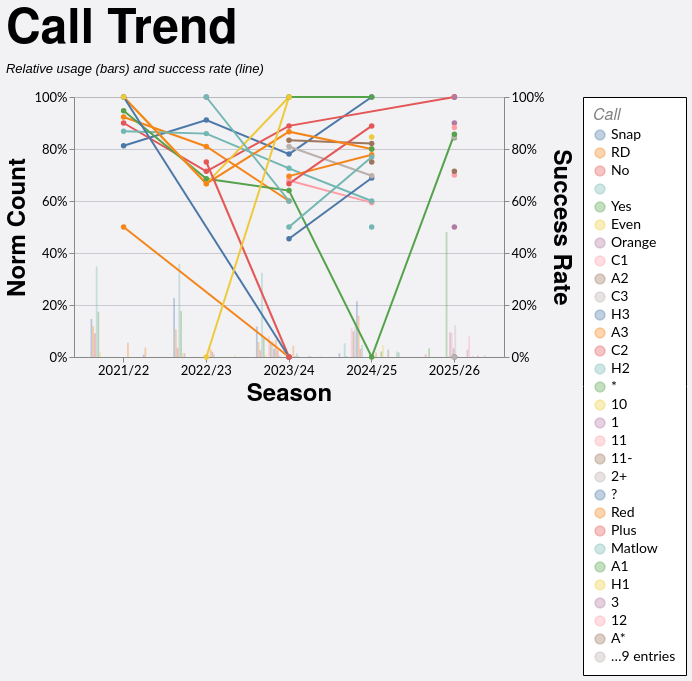

The specification (Vega-Lite) saved for this image:
### Vega-Lite specification from a JSON file in a GitHub repository (floating-point values rounded to 4 significant figures; data arrays with more than 128 entries replaced by an {"elided": "..."} marker saying what was removed)
{"config": {"axis": {"labelFont": "Lato, sans-serif", "titleFont": "PT Sans Narrow, Helvetica Neue, Helvetica, Arial, sans-serif", "labelFontSize": 13, "titleFontSize": 24, "gridColor": "#202947", "gridOpacity": 0.2}, "header": {"labelFont": "PT Sans Narrow, Helvetica Neue, Helvetica, Arial, sans-serif", "titleFont": "PT Sans Narrow, Helvetica Neue, Helvetica, Arial, sans-serif", "labelFontSize": 24, "titleFontSize": 28, "labelFontWeight": "bold", "orient": "left"}, "legend": {"labelFont": "Lato, sans-serif", "titleFont": "PT Sans Narrow, Helvetica Neue, Helvetica, Arial, sans-serif", "labelFontSize": 14, "titleFontSize": 16, "titlePadding": 5, "fillColor": "white", "strokeColor": "black", "padding": 10, "titleFontWeight": "lighter", "titleFontStyle": "italic", "titleColor": "gray", "offset": 10}, "title": {"font": "PT Sans Narrow, Helvetica Neue, Helvetica, Arial, sans-serif", "fontSize": 48, "fontWeight": "bold", "anchor": "start", "align": "center", "titlePadding": 20, "subtitlePadding": 10, "subtitleFontSize": 13, "subtitleColor": "", "subtitleFontStyle": "italic", "offset": 15, "color": "black"}, "axisX": {"labelAngle": 0}, "facet": {"title": null, "header": null, "align": {"row": "each", "column": "each"}}, "resolve": {"scale": {"y": "independent", "facet": "independent"}}, "background": "#f2f1f4"}, "layer": [{"mark": {"type": "bar", "opacity": 0.35}, "encoding": {"color": {"field": "call", "sort": null, "title": "Call", "type": "nominal"}, "tooltip": [{"field": "season", "title": "Season", "type": "nominal"}, {"field": "call", "title": "Call", "type": "nominal"}, {"field": "won", "format": ",.0f", "title": "Won", "type": "quantitative"}, {"field": "attempts", "format": ",.0f", "title": "Attempts", "type": "quantitative"}, {"field": "norm_count", "format": ".1%", "title": "Norm Count", "type": "quantitative"}, {"field": "success_rate", "format": ".1%", "title": "Success Rate", "type": "quantitative"}], "x": {"field": "season", "sort": ["2021/22", "2022/23", "2023/24", "2024/25", "2025/26"], "title": "Season", "type": "nominal"}, "xOffset": {"field": "call", "sort": null, "type": "nominal"}, "y": {"axis": {"format": "%", "orient": "left"}, "field": "norm_count", "scale": {"domain": [0, 1]}, "title": "Norm Count", "type": "quantitative"}}, "transform": [{"filter": "(loSquad == 'All' || datum.squad == loSquad) && (loGameType == 'All' || (loGameType == 'League + Cup' && (datum.game_type == 'League' || datum.game_type == 'Cup')) || (loGameType == 'League only' && datum.game_type == 'League') || datum.game_type == loGameType) && (loOpposition == 'All' || datum.opposition == loOpposition) && (loThrower == 'All' || datum.thrower == loThrower) && (loJumper == 'All' || datum.jumper == loJumper) && (loArea == 'All' || datum.area == loArea) && (loNumbers == 'All' || datum.numbers == loNumbers) && (loCallType == 'All' || datum.call_type == loCallType)"}, {"aggregate": [{"op": "count", "as": "attempts"}, {"op": "sum", "field": "won", "as": "won"}], "groupby": ["season", "call"]}, {"joinaggregate": [{"op": "sum", "field": "attempts", "as": "season_attempts"}], "groupby": ["season"]}, {"calculate": "datum.attempts / datum.season_attempts", "as": "norm_count"}, {"calculate": "datum.won / datum.attempts", "as": "success_rate"}]}, {"mark": {"type": "line", "point": true, "strokeWidth": 2}, "encoding": {"color": {"field": "call", "sort": null, "title": "Call", "type": "nominal"}, "detail": {"field": "call", "type": "nominal"}, "tooltip": [{"field": "season", "title": "Season", "type": "nominal"}, {"field": "call", "title": "Call", "type": "nominal"}, {"field": "won", "format": ",.0f", "title": "Won", "type": "quantitative"}, {"field": "attempts", "format": ",.0f", "title": "Attempts", "type": "quantitative"}, {"field": "norm_count", "format": ".1%", "title": "Norm Count", "type": "quantitative"}, {"field": "success_rate", "format": ".1%", "title": "Success Rate", "type": "quantitative"}], "x": {"field": "season", "sort": ["2021/22", "2022/23", "2023/24", "2024/25", "2025/26"], "title": "Season", "type": "nominal"}, "y": {"axis": {"format": "%", "orient": "right"}, "field": "success_rate", "scale": {"domain": [0, 1]}, "title": "Success Rate", "type": "quantitative"}}, "transform": [{"filter": "(loSquad == 'All' || datum.squad == loSquad) && (loGameType == 'All' || (loGameType == 'League + Cup' && (datum.game_type == 'League' || datum.game_type == 'Cup')) || (loGameType == 'League only' && datum.game_type == 'League') || datum.game_type == loGameType) && (loOpposition == 'All' || datum.opposition == loOpposition) && (loThrower == 'All' || datum.thrower == loThrower) && (loJumper == 'All' || datum.jumper == loJumper) && (loArea == 'All' || datum.area == loArea) && (loNumbers == 'All' || datum.numbers == loNumbers) && (loCallType == 'All' || datum.call_type == loCallType)"}, {"aggregate": [{"op": "count", "as": "attempts"}, {"op": "sum", "field": "won", "as": "won"}], "groupby": ["season", "call"]}, {"joinaggregate": [{"op": "sum", "field": "attempts", "as": "season_attempts"}], "groupby": ["season"]}, {"calculate": "datum.attempts / datum.season_attempts", "as": "norm_count"}, {"calculate": "datum.won / datum.attempts", "as": "success_rate"}]}], "data": {"name": "data-1b909dd81513f248a4611f686a65e28d"}, "height": 260, "params": [{"name": "loSquad", "value": "All"}, {"name": "loSeason", "value": "All"}, {"name": "loGameType", "value": "All"}, {"name": "loOpposition", "value": "All"}, {"name": "loThrower", "value": "All"}, {"name": "loJumper", "value": "All"}, {"name": "loArea", "value": "All"}, {"name": "loNumbers", "value": "All"}, {"name": "loCallType", "value": "All"}], "resolve": {"scale": {"y": "independent"}}, "title": {"text": "Call Trend", "subtitle": "Relative usage (bars) and success rate (line)"}, "width": 430, "$schema": "https://vega.github.io/schema/vega-lite/v5.20.1.json", "datasets": {"data-1b909dd81513f248a4611f686a65e28d": {"elided": "1152 records"}}}
